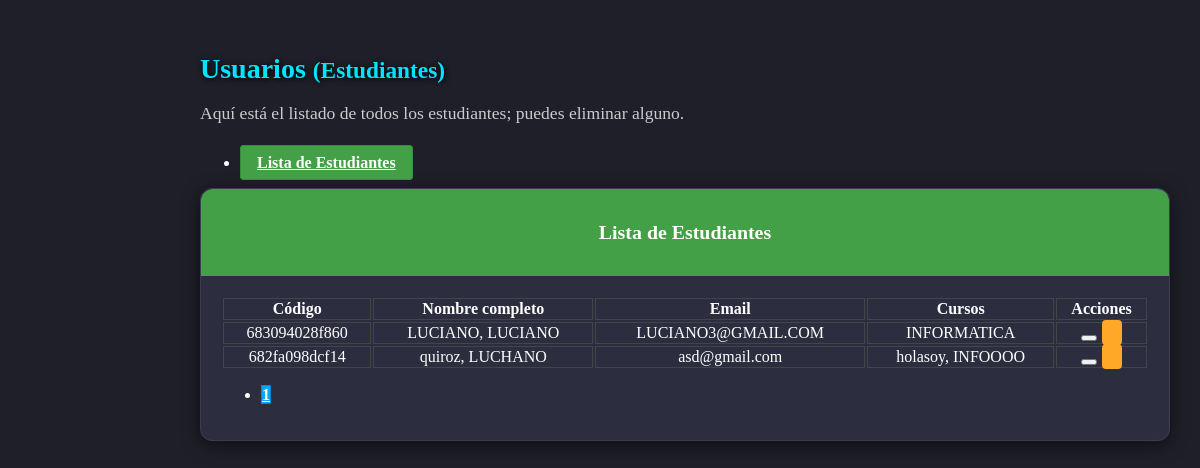
Page /views/contents/studentlist-view.php (signed in) on the earlier database version.
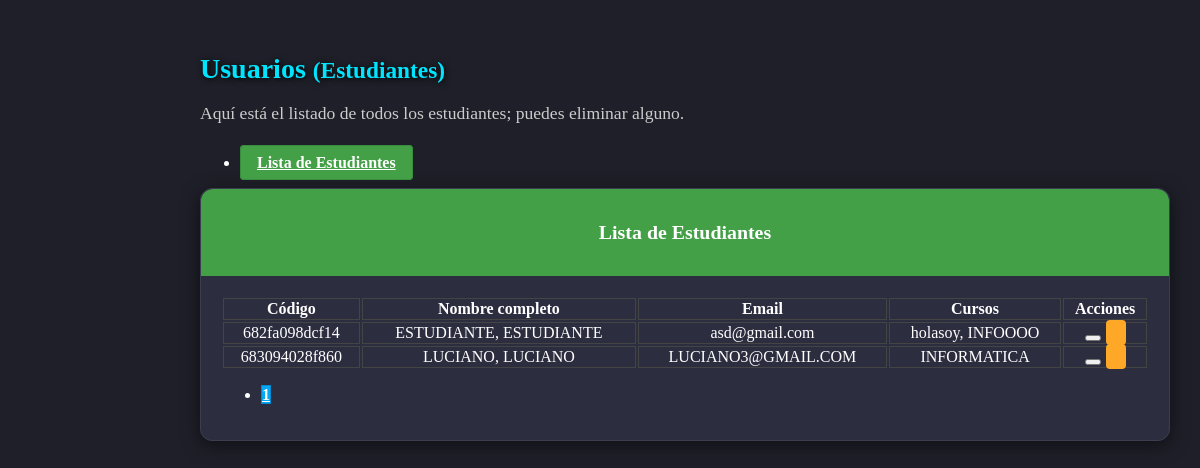
Same page on the later database version.
### tables this page shows
CREATE TABLE `estudiante` (
  `Codigo` varchar(70) NOT NULL,
  `Nombres` varchar(70) NOT NULL,
  `Apellidos` varchar(70) NOT NULL,
  `Email` varchar(70) NOT NULL
);

### controllers/studentController.php (the view, shortened to what this page needs)
<?php
class studentController {
    private $pdo;
    public function __construct(){
        $this->pdo = new PDO(
            'mysql:host=127.0.0.1;dbname=plataformavirtual;charset=utf8',
            'root','',
            [PDO::ATTR_ERRMODE=>PDO::ERRMODE_EXCEPTION]
        );
    }
    public function pagination_student_controller(int $page = 1, int $limit = 10): string {
        $offset = ($page - 1) * $limit;
        $total = $this->pdo->query("SELECT COUNT(*) FROM estudiante")->fetchColumn();
        $pages = max(1, ceil($total / $limit));
        $stmt = $this->pdo->prepare("
            SELECT
              e.Codigo,
              CONCAT(e.Apellidos, ', ', e.Nombres) AS NombreCompleto,
              e.Email,
              COALESCE(
                GROUP_CONCAT(c.Nombre ORDER BY c.Nombre SEPARATOR ', '),
                '—'
              ) AS Cursos
            FROM estudiante e
            LEFT JOIN curso_estudiante ce
              ON ce.EstudianteCodigo = e.Codigo
            LEFT JOIN curso c
              ON c.id = ce.CursoId
            GROUP BY e.Codigo
            ORDER BY e.Apellidos, e.Nombres
            LIMIT :offset, :limit
        ");
        $stmt->bindValue(':offset', $offset, PDO::PARAM_INT);
        $stmt->bindValue(':limit',  $limit,  PDO::PARAM_INT);
        $stmt->execute();
        $rows = $stmt->fetchAll(PDO::FETCH_ASSOC);
        $html = '<table class="table"><thead><tr>'
              .'<th>Código</th><th>Nombre completo</th><th>Email</th><th>Cursos</th><th>Acciones</th>'
              .'</tr></thead><tbody>';
        if ($rows) {
            foreach ($rows as $r) {
                $html .= '<tr>'
                       .'<td>'.htmlspecialchars($r['Codigo']).'</td>'
                       .'<td>'.htmlspecialchars($r['NombreCompleto']).'</td>'
                       .'<td>'.htmlspecialchars($r['Email']).'</td>'
                       .'<td>'.htmlspecialchars($r['Cursos']).'</td>'
                       .'<td>
                           <form method="POST" style="display:inline;">
                             <input type="hidden" name="studentCode" value="'.htmlspecialchars($r['Codigo']).'">
                             <button onclick="return confirm(\'¿Eliminar este estudiante?\')"
                                     class="btn btn-danger btn-xs">
                               <i class="zmdi zmdi-delete"></i>
                             </button>
                           </form>
                           <a href="'.SERVERURL.'studentinfo/'.htmlspecialchars($r['Codigo']).'/"
                                class="btn btn-warning btn-xs" title="Editar">
                                <i class="zmdi zmdi-edit"></i>
                            </a>
                         </td>'
                       .'</tr>';
            }
        } else {
            $html .= '<tr><td colspan="5">No hay estudiantes registrados.</td></tr>';
        }
        $html .= '</tbody></table>';
        $html .= '<nav><ul class="pagination">';
        for ($i = 1; $i <= $pages; $i++) {
            $act = $i === $page ? ' active' : '';
            $html .= '<li class="page-item'.$act.'">'
                   .'<a class="page-link" href="'.SERVERURL.'studentlist/'.$i.'/">'.$i.'</a>'
                   .'</li>';
        }
        $html .= '</ul></nav>';
        return $html;
    }
}

### views/contents/studentlist-view.php (shortened to what this page needs)
<?php
require_once "./controllers/studentController.php";
$insStudent = new studentController();
$parts = explode("/", $_GET['views']);
$page  = isset($parts[1]) && intval($parts[1]) > 0
         ? intval($parts[1])
         : 1;
?>
<section class="dashboard-contentPage">
  <div class="container-fluid">
    <div class="page-header">
      <h1 class="text-titles">
        Usuarios <small>(Estudiantes)</small>
      </h1>
    </div>
    <p class="lead">
      Aquí está el listado de todos los estudiantes; puedes eliminar alguno.
    </p>
  </div>
  <div class="container-fluid">
    <ul class="breadcrumb breadcrumb-tabs">
      <?php if($_SESSION['userType'] === "Administrador"): ?>
        <li class="active">
          <a href="<?php echo SERVERURL; ?>student/" class="btn btn-info">
            <i class="zmdi zmdi-plus"></i> Nuevo
          </a>
        </li>
        <li>
          <a href="<?php echo SERVERURL; ?>studentlist/" class="btn btn-success">
            <i class="zmdi zmdi-format-list-bulleted"></i> Lista
          </a>
        </li>
      <?php else: ?>
        <li class="active">
          <a href="<?php echo SERVERURL; ?>studentlist/" class="btn btn-success">
            <i class="zmdi zmdi-format-list-bulleted"></i> Lista de Estudiantes
          </a>
        </li>
      <?php endif; ?>
    </ul>
  </div>
  <div class="container-fluid">
    <div class="panel panel-success">
      <div class="panel-heading">
        <h3 class="panel-title">
          <i class="zmdi zmdi-format-list-bulleted"></i> Lista de Estudiantes
        </h3>
      </div>
      <div class="panel-body">
        <div class="table-responsive">
          <?php
            echo $insStudent->pagination_student_controller($page, 10);
          ?>
        </div>
      </div>
    </div>
  </div>
</section>

### views/contents/studentlist-view.php (style rules this page uses)
.dashboard-contentPage { margin-left: 170px; padding: 30px; width: calc(100% - 170px); box-sizing: border-box; min-height: 100vh; background-color: #1e1f28; }
.page-header h1 { font-size: 28px; color: #00e5ff; text-shadow: 1px 1px 6px #000; margin-bottom: 10px; }
.lead { font-size: 1.1rem; color: #ccc; margin-bottom: 30px; }
.breadcrumb-tabs .btn { font-weight: bold; color: #fff !important; padding: 8px 16px; border-radius: 4px; transition: background .3s; }
.breadcrumb-tabs .btn-success { background-color: #43a047 !important; border: 1px solid #388e3c !important; }
.breadcrumb-tabs li { margin-right: 10px; }
.panel { background: #2c2d3f; border-radius: 12px; box-shadow: 0 4px 18px rgba(0, 0, 0, 0.5); border: 1px solid #3c3d4f; overflow-x: auto; }
.panel-heading { background-color: #43a047 !important; color: #fff; font-weight: bold; text-align: center; font-size: 17px; border-top-left-radius: 12px; border-top-right-radius: 12px; padding: 12px 15px; }
.panel-body { padding: 20px; }
.table-responsive { border-radius: 8px; overflow-x: auto; width: 100%; }
.table { width: 100%; min-width: 900px; }
.table th, .table td { text-align: center; vertical-align: middle; background-color: transparent !important; color: #fff; border: 1px solid #444; }
.pagination > li > a, .pagination > li > span { background-color: #2e2f3f; border: 1px solid #555; color: #fff; font-weight: bold; }
.pagination > .active > a { background-color: #03a9f4 !important; border-color: #0288d1 !important; color: #fff; }
.btn-warning.btn-xs { background-color: #ffa726; color: #fff; font-weight: bold; padding: 4px 10px; border-radius: 4px; transition: background 0.3s ease; margin-left: 5px; }

Differences in the rows shown:
changed estudiante "682fa098dcf14": NombreCompleto "quiroz, LUCHANO" → "ESTUDIANTE, ESTUDIANTE"; moves up the list
